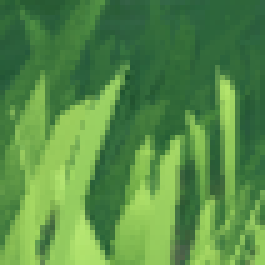
#> input picture data/0/images_1 (1).png_1.png, 53 x 53 px (shown 5 times larger); its folder holds only this picture in this run
$ python render_gallery.py
#> lines starting #> are read from the running program, lines starting #| are printed output that depends on the picture
#> further down, im is the input picture: shape (53, 53, 3); mean B, G, R 70.7, 140.6, 86.2
### detect.py
import cv2
import numpy as np
import matplotlib.pyplot as plt
import os
from typing import Tuple

__all__ = ["detect_Q", "detect_q"]


# [83 lines left out: function detect_Q, not called in this run]


def detect_q(img: np.ndarray, show: bool = False) -> float:
    """
    判断一个小图标（元素爆发图标）是否存在/就绪的匹配打分。

    参数:
    - img: 已裁切的小图（BGR），函数会内部缩放到 32x32 后进行匹配。
    - show: 若为 True，会显示中间可视化窗口（用于调试）。

    返回:
    - 匹配得分（float），越大表示越像平均 Q 图标（具体阈值需根据样本调整，历史上临界范围约在 [0.30,0.40]）。
    """
#> called with show = False
    if show:
        cv2.imshow("img", img)

    img32 = cv2.resize(img, (32, 32))
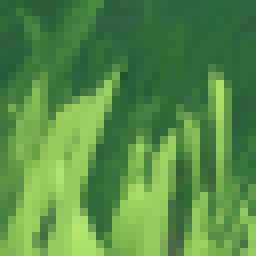
#> img32: shape (32, 32, 3) (shown 8 times larger); mean B, G, R 70.6, 140.5, 86.1
    edges = cv2.Canny(img32, 100, 200)
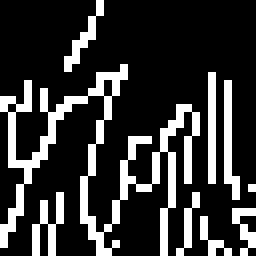
#> edges: shape (32, 32) (shown 8 times larger); 21% white in thin lines or dots

    # 尝试从模块目录读取 avg_Q.png（如果不存在，退回到全白权重以避免除 0）
    script_dir = os.path.dirname(__file__)
    avg_path = os.path.join(script_dir, "avg_Q.png")
    avg_img = None
    if os.path.exists(avg_path):
        avg_img = cv2.imread(avg_path, 0)
    if avg_img is None:
        weights = np.ones((32, 32), np.uint8) * 255
    else:
        weights = cv2.inRange(avg_img, 175, 255)

    edges2 = np.zeros((32, 32), np.uint8)
    # 用边缘图与权重相乘的方式得到加权边缘
    for x in range(32):
        for y in range(32):
            edges2[x][y] = int(edges[x][y] / 255 * (weights[x][y] / 255)) * 255

    if show:
        cv2.imshow("weights", weights)
        cv2.imshow("edges", edges)
        cv2.imshow("edges2", edges2)
        cv2.waitKey(0)

    denom = np.sum(weights)
    if denom == 0:
        return 0.0
    return float(np.sum(edges2) / denom)


# [40 lines that do not run on import are left out]

### scripts/render_gallery.py
import sys,csv
from pathlib import Path
sys.path.insert(0,str(Path("src").resolve()))
import cv2
from detect import detect_q
from PIL import Image,ImageDraw
out=Path("render-output");out.mkdir(exist_ok=True)
preview=Path("docs/generated");preview.mkdir(parents=True,exist_ok=True)
rows=[]
for label in ("0","1"):
    for p in sorted(Path("data",label).rglob("*.png")):
        im=cv2.imread(str(p))
        if im is not None:rows.append((label,p,float(detect_q(im)),im))
assert rows
with (out/"scores.csv").open("w") as f:
    w=csv.writer(f);w.writerow(["label","path","score"]);w.writerows((a,str(b),c) for a,b,c,d in rows)
gallery=Image.new("RGB",(800,400),"#161b22");d=ImageDraw.Draw(gallery)
#> after `gallery = Image.new('RGB', (800, 400), '#161b22')`:
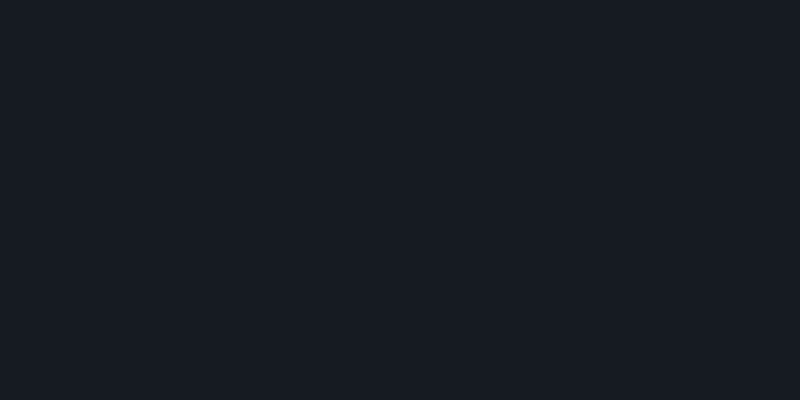
#> gallery: PIL image 800x400 RGB; mean R, G, B 22, 27, 34
for j,label in enumerate(("0","1")):
    examples=[r for r in rows if r[0]==label][:5]
    for i,(_,p,s,im) in enumerate(examples):
        tile=Image.fromarray(cv2.cvtColor(im,cv2.COLOR_BGR2RGB)).resize((140,140))
        x=i*160+10;y=j*200+10;gallery.paste(tile,(x,y));d.text((x,y+145),f"label {label} / {s:.3f}",fill="white")
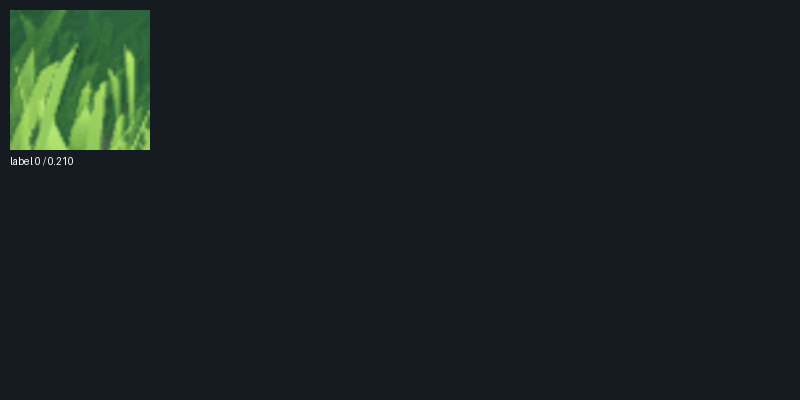
#> gallery: PIL image 800x400 RGB; mean R, G, B 26, 34.1, 36.3
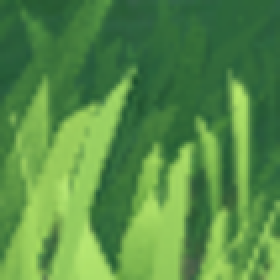
#> tile: PIL image 140x140 RGB (shown 2 times larger); mean R, G, B 86.1, 140.6, 70.7
gallery.save(out/"gallery.png");gallery.save(preview/"preview.webp",quality=90)
